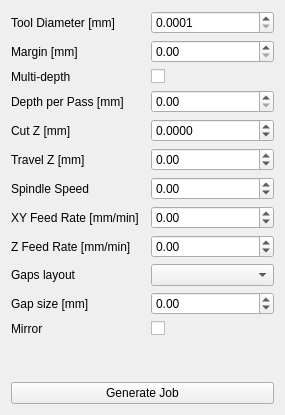
                  <widget class="QWidget" name="profile_page">
                   <layout class="QGridLayout" name="gridLayout_4">
                    <item row="3" column="1">
                     <widget class="QLabel" name="profile_depth_pass_la">
                      <property name="text">
                       <string>Depth per Pass [mm]</string>
                      </property>
                     </widget>
                    </item>
                    <item row="9" column="3">
                     <widget class="QDoubleSpinBox" name="profile_xy_feed_rate_dsb">
                      <property name="decimals">
                       <number>2</number>
                      </property>
                      <property name="minimum">
                       <double>-9999.000000000000000</double>
                      </property>
                      <property name="maximum">
                       <double>9999.000000000000000</double>
                      </property>
                     </widget>
                    </item>
                    <item row="5" column="3">
                     <widget class="QDoubleSpinBox" name="profile_cut_z_dsb">
                      <property name="accelerated">
                       <bool>true</bool>
                      </property>
                      <property name="decimals">
                       <number>4</number>
                      </property>
                      <property name="minimum">
                       <double>-9999.000000000000000</double>
                      </property>
                      <property name="maximum">
                       <double>9999.000000000000000</double>
                      </property>
                      <property name="singleStep">
                       <double>0.000100000000000</double>
                      </property>
                     </widget>
                    </item>
                    <item row="1" column="3">
                     <widget class="QDoubleSpinBox" name="profile_margin_dsb">
                      <property name="decimals">
                       <number>2</number>
                      </property>
                      <property name="minimum">
                       <double>0.000000000000000</double>
                      </property>
                      <property name="maximum">
                       <double>9999.000000000000000</double>
                      </property>
                      <property name="singleStep">
                       <double>0.010000000000000</double>
                      </property>
                     </widget>
                    </item>
                    <item row="3" column="3">
                     <widget class="QDoubleSpinBox" name="profile_depth_pass_dsb">
                      <property name="accelerated">
                       <bool>true</bool>
                      </property>
                      <property name="decimals">
                       <number>2</number>
                      </property>
                      <property name="minimum">
                       <double>0.000000000000000</double>
                      </property>
                      <property name="maximum">
                       <double>9999.000000000000000</double>
                      </property>
                      <property name="singleStep">
                       <double>0.010000000000000</double>
                      </property>
                     </widget>
                    </item>
                    <item row="11" column="1">
                     <widget class="QLabel" name="profile_taps_layout_la">
                      <property name="text">
                       <string>Gaps layout</string>
                      </property>
                     </widget>
                    </item>
                    <item row="1" column="1">
                     <widget class="QLabel" name="profile_margin_la">
                      <property name="text">
                       <string>Margin [mm]</string>
                      </property>
                     </widget>
                    </item>
                    <item row="12" column="3">
                     <widget class="QDoubleSpinBox" name="profile_tap_size_dsb">
                      <property name="accelerated">
                       <bool>true</bool>
                      </property>
                      <property name="decimals">
                       <number>2</number>
                      </property>
                      <property name="minimum">
                       <double>-9999.000000000000000</double>
                      </property>
                      <property name="maximum">
                       <double>9999.000000000000000</double>
                      </property>
                      <property name="singleStep">
                       <double>0.010000000000000</double>
                      </property>
                     </widget>
                    </item>
                    <item row="5" column="1">
                     <widget class="QLabel" name="profile_cut_z_la">
                      <property name="text">
                       <string>Cut Z [mm]</string>
                      </property>
                     </widget>
                    </item>
                    <item row="9" column="1">
                     <widget class="QLabel" name="profile_xy_feed_rate_la">
                      <property name="text">
                       <string>XY Feed Rate [mm/min]</string>
                      </property>
                     </widget>
                    </item>
                    <item row="10" column="3">
                     <widget class="QDoubleSpinBox" name="profile_z_feed_rate_dsb">
                      <property name="decimals">
                       <number>2</number>
                      </property>
                      <property name="minimum">
                       <double>-9999.000000000000000</double>
                      </property>
                      <property name="maximum">
                       <double>9999.000000000000000</double>
                      </property>
                     </widget>
                    </item>
                    <item row="16" column="1" colspan="3">
                     <widget class="QPushButton" name="profile_generate_job_pb">
                      <property name="text">
                       <string>Generate Job</string>
                      </property>
                     </widget>
                    </item>
                    <item row="0" column="1">
                     <widget class="QLabel" name="profile_tool_diameter_la">
                      <property name="text">
                       <string>Tool Diameter [mm]</string>
                      </property>
                     </widget>
                    </item>
                    <item row="2" column="3" alignment="Qt::AlignHCenter">
                     <widget class="QCheckBox" name="profile_multi_depth_chb">
                      <property name="sizePolicy">
                       <sizepolicy hsizetype="Expanding" vsizetype="Fixed">
                        <horstretch>0</horstretch>
                        <verstretch>0</verstretch>
                       </sizepolicy>
                      </property>
                      <property name="minimumSize">
                       <size>
                        <width>123</width>
                        <height>0</height>
                       </size>
                      </property>
                      <property name="text">
                       <string/>
                      </property>
                     </widget>
                    </item>
                    <item row="10" column="1">
                     <widget class="QLabel" name="profile_z_feed_rate_la">
                      <property name="text">
                       <string>Z Feed Rate [mm/min]</string>
                      </property>
                     </widget>
                    </item>
                    <item row="0" column="3">
                     <widget class="QDoubleSpinBox" name="profile_tool_diameter_dsb">
                      <property name="accelerated">
                       <bool>true</bool>
                      </property>
                      <property name="decimals">
                       <number>4</number>
                      </property>
                      <property name="minimum">
                       <double>0.000100000000000</double>
                      </property>
                      <property name="maximum">
                       <double>100.000000000000000</double>
                      </property>
                      <property name="singleStep">
                       <double>0.000100000000000</double>
                      </property>
                     </widget>
                    </item>
                    <item row="12" column="1">
                     <widget class="QLabel" name="profile_tap_size_la">
                      <property name="text">
                       <string>Gap size [mm]</string>
                      </property>
                     </widget>
                    </item>
                    <item row="15" column="1" colspan="3">
                     <spacer name="profile_vertical_spacer">
                      <property name="orientation">
                       <enum>Qt::Vertical</enum>
                      </property>
                      <property name="sizeHint" stdset="0">
                       <size>
                        <width>20</width>
                        <height>40</height>
                       </size>
                      </property>
                     </spacer>
                    </item>
                    <item row="6" column="1">
                     <widget class="QLabel" name="profile_travel_z_la">
                      <property name="text">
                       <string>Travel Z [mm]</string>
                      </property>
                     </widget>
                    </item>
                    <item row="6" column="3">
                     <widget class="QDoubleSpinBox" name="profile_travel_z_dsb">
                      <property name="accelerated">
                       <bool>true</bool>
                      </property>
                      <property name="decimals">
                       <number>2</number>
                      </property>
                      <property name="minimum">
                       <double>-9999.000000000000000</double>
                      </property>
                      <property name="maximum">
                       <double>9999.000000000000000</double>
                      </property>
                      <property name="singleStep">
                       <double>0.010000000000000</double>
                      </property>
                     </widget>
                    </item>
                    <item row="11" column="3">
                     <widget class="QComboBox" name="profile_taps_layout_cb"/>
                    </item>
                    <item row="2" column="1">
                     <widget class="QLabel" name="profile_multi_depth_la">
                      <property name="text">
                       <string>Multi-depth</string>
                      </property>
                     </widget>
                    </item>
                    <item row="7" column="1">
                     <widget class="QLabel" name="profile_spindle_speed_la">
                      <property name="text">
                       <string>Spindle Speed</string>
                      </property>
                     </widget>
                    </item>
                    <item row="7" column="3">
                     <widget class="QDoubleSpinBox" name="profile_spindle_speed_dsb">
                      <property name="accelerated">
                       <bool>true</bool>
                      </property>
                      <property name="decimals">
                       <number>2</number>
                      </property>
                      <property name="minimum">
                       <double>-9999.000000000000000</double>
                      </property>
                      <property name="maximum">
                       <double>9999.000000000000000</double>
                      </property>
                     </widget>
                    </item>
                    <item row="13" column="1">
                     <widget class="QLabel" name="profile_mirror_la">
                      <property name="text">
                       <string>Mirror</string>
                      </property>
                     </widget>
                    </item>
                    <item row="13" column="3">
                     <widget class="QCheckBox" name="profile_mirror_chb">
                      <property name="sizePolicy">
                       <sizepolicy hsizetype="Expanding" vsizetype="Fixed">
                        <horstretch>0</horstretch>
                        <verstretch>0</verstretch>
                       </sizepolicy>
                      </property>
                      <property name="minimumSize">
                       <size>
                        <width>123</width>
                        <height>0</height>
                       </size>
                      </property>
                      <property name="text">
                       <string/>
                      </property>
                     </widget>
                    </item>
                   </layout>
                  </widget>
